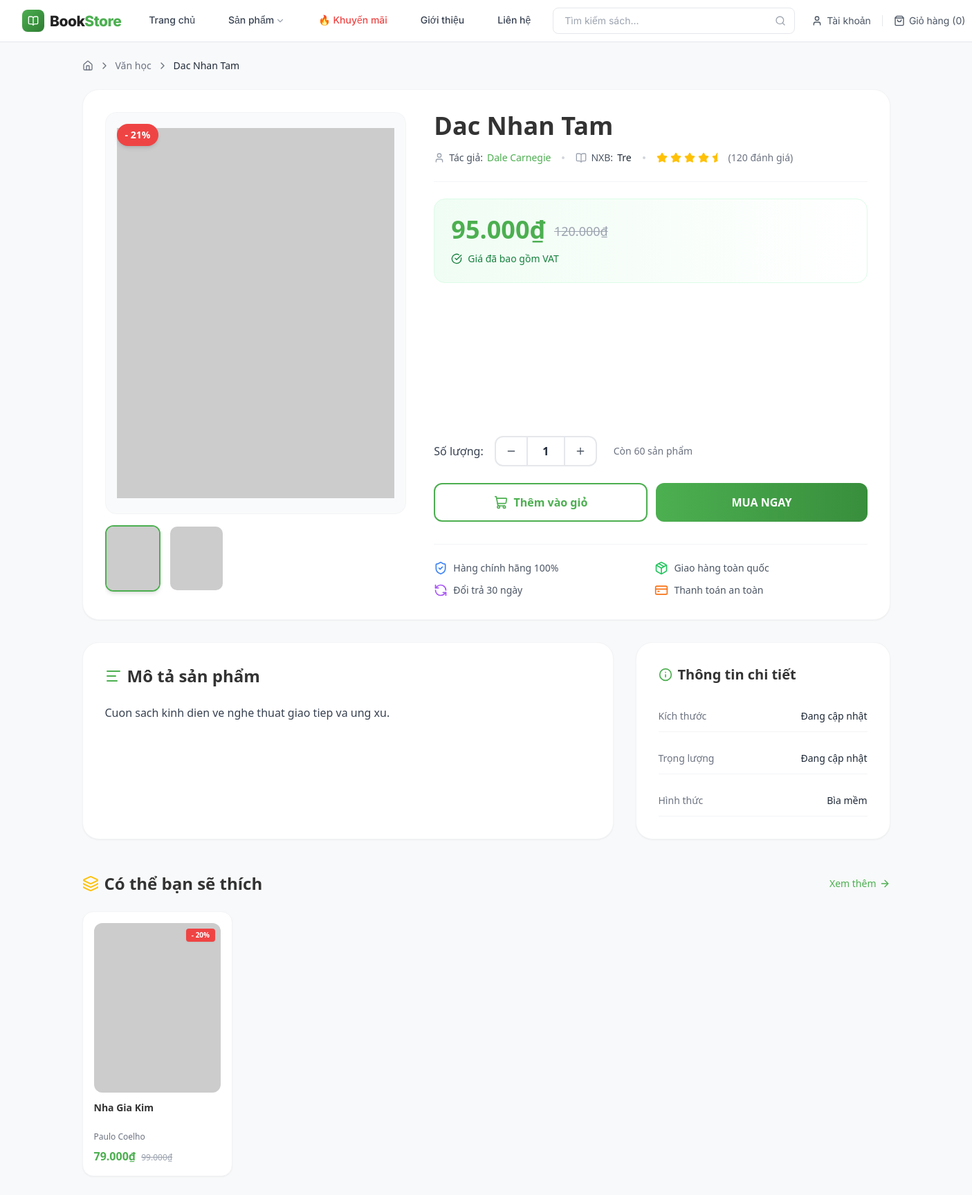
/BASE_URL?act=book-detail&id=2, run on the app's committed database.
### tables this page shows
CREATE TABLE books (
  book_id     INT            NOT NULL AUTO_INCREMENT,
  category_id INT            NOT NULL,
  title       VARCHAR(255)   NOT NULL,
  author      VARCHAR(150)   NOT NULL,
  publisher   VARCHAR(150)            DEFAULT NULL,
  price       DECIMAL(10, 2) NOT NULL CHECK (price >= 0),
  sale_price  DECIMAL(10, 2)          DEFAULT NULL CHECK (sale_price >= 0),
  description TEXT                    DEFAULT NULL,
  thumbnail   VARCHAR(255)            DEFAULT NULL,
  weight      VARCHAR(50)             DEFAULT NULL,
  dimensions  VARCHAR(50)             DEFAULT NULL,
  cover_type  ENUM('Bìa mềm', 'Bìa cứng') DEFAULT 'Bìa mềm',
  stock       INT            NOT NULL DEFAULT 0 CHECK (stock >= 0),
  status      TINYINT        NOT NULL DEFAULT 1 COMMENT '1=active, 0=inactive',
  is_featured TINYINT        NOT NULL DEFAULT 0 COMMENT '1=featured, 0=normal',
  is_bestseller TINYINT      NOT NULL DEFAULT 0 COMMENT '1=bestseller, 0=normal',
  created_at  DATETIME       NOT NULL DEFAULT CURRENT_TIMESTAMP,
  updated_at  DATETIME       NOT NULL DEFAULT CURRENT_TIMESTAMP ON UPDATE CURRENT_TIMESTAMP,
  PRIMARY KEY (book_id),
  CONSTRAINT fk_books_category FOREIGN KEY (category_id) REFERENCES categories (category_id)
    ON UPDATE CASCADE ON DELETE RESTRICT,
  INDEX idx_books_category (category_id),
  INDEX idx_books_status   (status)
);

CREATE TABLE categories (
  category_id INT          NOT NULL AUTO_INCREMENT,
  name        VARCHAR(150) NOT NULL,
  slug        VARCHAR(150) NOT NULL UNIQUE,
  description TEXT                  DEFAULT NULL,
  status      TINYINT      NOT NULL DEFAULT 1 COMMENT '1=active, 0=inactive',
  created_at  DATETIME     NOT NULL DEFAULT CURRENT_TIMESTAMP,
  updated_at  DATETIME     NOT NULL DEFAULT CURRENT_TIMESTAMP ON UPDATE CURRENT_TIMESTAMP,
  PRIMARY KEY (category_id)
);

CREATE TABLE book_images (
  image_id   INT          NOT NULL AUTO_INCREMENT,
  book_id    INT          NOT NULL,
  image_url  VARCHAR(255) NOT NULL,
  created_at DATETIME     NOT NULL DEFAULT CURRENT_TIMESTAMP,
  PRIMARY KEY (image_id),
  CONSTRAINT fk_book_images_book FOREIGN KEY (book_id) REFERENCES books (book_id)
    ON UPDATE CASCADE ON DELETE CASCADE,
  INDEX idx_book_images_book (book_id)
);

### views/customer/book_detail.php (the view, shortened to what the rows shown need)
<?php require_once './views/components/navbar.php'; ?>
<?php
$salePrice = $book['sale_price'];
$originalPrice = $book['price'];
$discount = 0;
if ($salePrice && $salePrice < $originalPrice) {
    $discount = round((1 - $salePrice / $originalPrice) * 100);
} else {
    $salePrice = $originalPrice;
    $originalPrice = null;
}
$mainImage = $book['thumbnail'] ?? '';
$mainImage = !empty($mainImage) ? (str_starts_with($mainImage, 'http') ? $mainImage : rtrim(BASE_URL, '/') . '/' . ltrim($mainImage, '/')) : 'https://placehold.co/600x800?text=No+Image';
$gallery = array_merge([['image_url' => $mainImage]], array_map(function ($img) {
    $url = $img['image_url'] ?? '';
    $img['image_url'] = !empty($url) ? (str_starts_with($url, 'http') ? $url : rtrim(BASE_URL, '/') . '/' . ltrim($url, '/')) : 'https://placehold.co/600x800?text=No+Image';
    return $img;
}, $images ?? []));
?>
<div class="bg-[#F8F9FA] py-6 min-h-screen font-sans">
    <div class="max-w-[1200px] mx-auto px-4">
        <nav class="flex items-center gap-2 text-sm text-gray-500 mb-6">
            <a href="<?= BASE_URL ?>" class="hover:text-[#4CAF50] transition-colors"><i data-lucide="home"
                    class="w-4 h-4"></i></a>
            <i data-lucide="chevron-right" class="w-4 h-4"></i>
            <a href="<?= BASE_URL ?>?act=books&category=<?= urlencode($book['slug'] ?? '') ?>"
                class="hover:text-[#4CAF50] transition-colors">
                <?= htmlspecialchars($book['category_name'] ?? 'Danh mục') ?>
            </a>
            <i data-lucide="chevron-right" class="w-4 h-4"></i>
            <span class="text-gray-800 font-medium truncate max-w-xs">
                <?= htmlspecialchars($book['title']) ?>
            </span>
        </nav>
        <div class="bg-white rounded-3xl shadow-sm border border-gray-100 p-6 lg:p-8 mb-8">
            <div class="grid grid-cols-1 lg:grid-cols-12 gap-10">
                <div class="lg:col-span-5 relative">
                    <div class="sticky top-28">
                        <div
                            class="aspect-[3/4] rounded-2xl overflow-hidden bg-gray-50 border border-gray-100 mb-4 group relative">
                            <img id="main-product-image" src="<?= htmlspecialchars($mainImage) ?>"
                                onerror="this.onerror=null; this.src='https://placehold.co/600x800?text=No+Image';"
                                alt="<?= htmlspecialchars($book['title']) ?>"
                                class="w-full h-full object-contain p-4 group-hover:scale-105 transition-transform duration-500">
                            <?php if ($discount > 0): ?>
                                <div
                                    class="absolute top-4 left-4 bg-red-500 text-white font-bold px-3 py-1.5 rounded-full text-sm shadow-md">
                                    -
                                    <?= $discount ?>%
                                </div>
                            <?php endif; ?>
                        </div>
                        <?php if (count($gallery) > 1): ?>
                            <div class="flex gap-3 overflow-x-auto pb-2 custom-scrollbar">
                                <?php foreach ($gallery as $index => $img): ?>
                                    <button onclick="changeMainImage('<?= htmlspecialchars($img['image_url']) ?>', this)"
                                        class="thumbnail-btn flex-shrink-0 w-20 h-24 rounded-xl border-2 overflow-hidden transition-all <?= $index === 0 ? 'border-[#4CAF50] shadow-md' : 'border-transparent hover:border-gray-200' ?>">
                                        <img src="<?= htmlspecialchars($img['image_url']) ?>"
                                            onerror="this.onerror=null; this.src='https://placehold.co/600x800?text=No+Image';"
                                            class="w-full h-full object-cover">
                                    </button>
                                <?php endforeach; ?>
                            </div>
                        <?php endif; ?>
                    </div>
                </div>
                <div class="lg:col-span-7 flex flex-col">
                    <h1 class="text-3xl lg:text-4xl font-extrabold text-[#333] mb-4 leading-tight">
                        <?= htmlspecialchars($book['title']) ?>
                    </h1>
                    <div
                        class="flex flex-wrap items-center gap-4 text-sm text-gray-600 mb-6 pb-6 border-b border-gray-100">
                        <div class="flex items-center gap-1.5"><i data-lucide="user" class="w-4 h-4 text-gray-400"></i>
                            Tác giả: <span class="text-[#4CAF50] font-medium">
                                <?= htmlspecialchars($book['author'] ?: 'Đang cập nhật') ?>
                            </span></div>
                        <div class="w-1 h-1 bg-gray-300 rounded-full"></div>
                        <div class="flex items-center gap-1.5"><i data-lucide="book-open"
                                class="w-4 h-4 text-gray-400"></i> NXB: <span class="font-medium text-gray-800">
                                <?= htmlspecialchars($book['publisher'] ?: 'Đang cập nhật') ?>
                            </span></div>
                        <div class="w-1 h-1 bg-gray-300 rounded-full"></div>
                        <div class="flex items-center gap-1 text-[#FFC107]">
                        </div>
                    </div>
                    <div class="bg-gradient-to-r from-green-50 to-white rounded-2xl p-6 mb-8 border border-green-100">
                        <div class="flex items-end gap-3 mb-2">
                            <span class="text-4xl font-extrabold text-[#4CAF50]">
                                <?= number_format($salePrice, 0, ',', '.') ?>₫
                            </span>
                            <?php if ($originalPrice): ?>
                                <span class="text-lg text-gray-400 line-through mb-1">
                                    <?= number_format($originalPrice, 0, ',', '.') ?>₫
                                </span>
                            <?php endif; ?>
                        </div>
                        <div class="flex items-center gap-2 text-sm text-green-700 font-medium mt-3">
                        </div>
                    </div>
                    <div class="mt-auto">
                        <form action="<?= BASE_URL ?>?act=cart-add" method="POST" id="add-to-cart-form">
                            <div class="flex items-center gap-4 mb-6">
                                <span class="text-gray-700 font-medium">Số lượng:</span>
                                <div
                                    class="flex items-center border-2 border-gray-200 rounded-xl overflow-hidden w-auto h-11 bg-white">
                                    <button type="button" onclick="updateQty(-1)"
                                        class="w-11 h-full flex items-center justify-center hover:bg-gray-100 text-gray-600 transition-colors"></button>
                                    <input type="number" name="quantity" id="quantity-input" value="1" min="1"
                                        max="<?= max(1, $book['stock']) ?>"
                                        class="w-14 h-full text-center border-x-2 border-gray-200 focus:outline-none font-bold text-gray-800 remove-arrow">
                                    <button type="button" onclick="updateQty(1)"
                                        class="w-11 h-full flex items-center justify-center hover:bg-gray-100 text-gray-600 transition-colors"></button>
                                </div>
                                <span class="text-sm text-gray-500 ml-2">
                                    <?php if ($book['stock'] > 0): ?>
                                        Còn
                                        <?= $book['stock'] ?> sản phẩm
                                    <?php else: ?>
                                        <span class="text-red-500 font-semibold">Tạm hết hàng</span>
                                    <?php endif; ?>
                                </span>
                            </div>
                        </form>
                        <div class="grid grid-cols-2 gap-3 mt-8 pt-6 border-t border-gray-100">
                        </div>
                    </div>
                </div>
            </div>
        </div>
        <div class="grid grid-cols-1 lg:grid-cols-3 gap-8 mb-12">
            <div class="lg:col-span-2">
                <div class="bg-white rounded-3xl shadow-sm border border-gray-100 p-8 h-full">
                    <h2 class="text-2xl font-extrabold text-[#333] mb-6 flex items-center gap-2">
                        <i data-lucide="align-left" class="w-6 h-6 text-[#4CAF50]"></i> Mô tả sản phẩm
                    </h2>
                    <?php $isLongDesc = !empty($book['description']) && mb_strlen($book['description']) > 800; ?>
                    <div class="prose prose-sm sm:prose-base max-w-none text-gray-700 leading-relaxed font-sans mt-4 relative overflow-hidden"
                        id="desc-content" <?= $isLongDesc ? 'style="max-height: 400px;"' : '' ?>>
                        <?php if (!empty($book['description'])): ?>
                            <?= nl2br(htmlspecialchars($book['description'])) ?>
                        <?php else: ?>
                            <p class="text-gray-500 italic">Chưa có mô tả cho sách này.</p>
                        <?php endif; ?>
                    </div>
                </div>
            </div>
            <div class="lg:col-span-1">
                <div class="bg-white rounded-3xl shadow-sm border border-gray-100 p-8 h-full">
                    <h2 class="text-xl font-extrabold text-[#333] mb-6 flex items-center gap-2">
                        <i data-lucide="info" class="w-5 h-5 text-[#4CAF50]"></i> Thông tin chi tiết
                    </h2>
                </div>
            </div>
        </div>
        <?php if (!empty($relatedBooks)): ?>
            <div class="mb-12">
                <div class="flex items-center justify-between mb-6">
                    <h2 class="text-2xl font-extrabold text-[#333] flex items-center gap-2">
                        <i data-lucide="layers" class="w-6 h-6 text-[#FFC107]"></i> Có thể bạn sẽ thích
                    </h2>
                </div>
                <div class="grid grid-cols-2 md:grid-cols-4 lg:grid-cols-5 gap-5">
                    <?php foreach ($relatedBooks as $rBook):
                        $rDisplayPrice = $rBook['sale_price'] ?? $rBook['price'];
                        $rOriginalPrice = $rBook['sale_price'] ? $rBook['price'] : null;
                        ?>
                        <div
                            class="bg-white rounded-2xl p-4 shadow-sm border border-gray-100 hover:shadow-lg transition-all hover:-translate-y-1 group">
                            <a href="<?= BASE_URL ?>?act=book-detail&id=<?= $rBook['id'] ?>"
                                class="block mb-3 bg-gray-50 rounded-xl overflow-hidden aspect-[3/4] relative">
                                <img src="<?= !empty($rBook['thumbnail']) ? (str_starts_with($rBook['thumbnail'], 'http') ? htmlspecialchars($rBook['thumbnail']) : rtrim(BASE_URL, '/') . '/' . ltrim($rBook['thumbnail'], '/')) : 'https://placehold.co/300x400?text=No+Image' ?>"
                                    onerror="this.onerror=null; this.src='https://placehold.co/300x400?text=No+Image';"
                                    class="w-full h-full object-cover group-hover:scale-105 transition-transform duration-500">
                                <?php if ($rBook['sale_price']): ?>
                                    <div
                                        class="absolute top-2 right-2 bg-red-500 text-white text-[10px] font-bold px-2 py-0.5 rounded shadow-sm">
                                        -
                                        <?= round((1 - $rBook['sale_price'] / $rBook['price']) * 100) ?>%
                                    </div>
                                <?php endif; ?>
                            </a>
                            <h3
                                class="font-bold text-[#333] text-sm mb-1 line-clamp-2 min-h-[40px] group-hover:text-[#4CAF50] transition-colors">
                                <a href="<?= BASE_URL ?>?act=book-detail&id=<?= $rBook['id'] ?>">
                                    <?= htmlspecialchars($rBook['title']) ?>
                                </a></h3>
                            <p class="text-xs text-gray-500 mb-2 truncate">
                                <?= htmlspecialchars($rBook['author']) ?>
                            </p>
                            <div class="flex items-baseline gap-2">
                                <span class="text-base font-extrabold text-[#4CAF50]">
                                    <?= number_format($rDisplayPrice, 0, ',', '.') ?>₫
                                </span>
                                <?php if ($rOriginalPrice): ?>
                                    <span class="text-xs text-gray-400 line-through">
                                        <?= number_format($rOriginalPrice, 0, ',', '.') ?>₫
                                    </span>
                                <?php endif; ?>
                            </div>
                        </div>
                    <?php endforeach; ?>
                </div>
            </div>
        <?php endif; ?>
    </div>
</div>
<?php require_once './views/components/customer_footer.php'; ?>
</body>
</html>

### data on the page
books: category.name "Văn học", title "Dac Nhan Tam", discount "21", author "Dale Carnegie", publisher "Tre", sale_price "95.000", price "120.000", stock "60", description "Cuon sach kinh dien ve nghe thuat giao tiep va ung xu."
books: (1 - $rBook['sale_price'] / $rBook['price']) * 100 "20", title "Nha Gia Kim", author "Paulo Coelho", sale_price "79.000", rOriginalPrice "99.000"

### other printed values
$navbarCartCount "0"
$book['dimensions'] "Đang cập nhật"
$book['weight'] "Đang cập nhật"
$book['cover_type'] "Bìa mềm"
